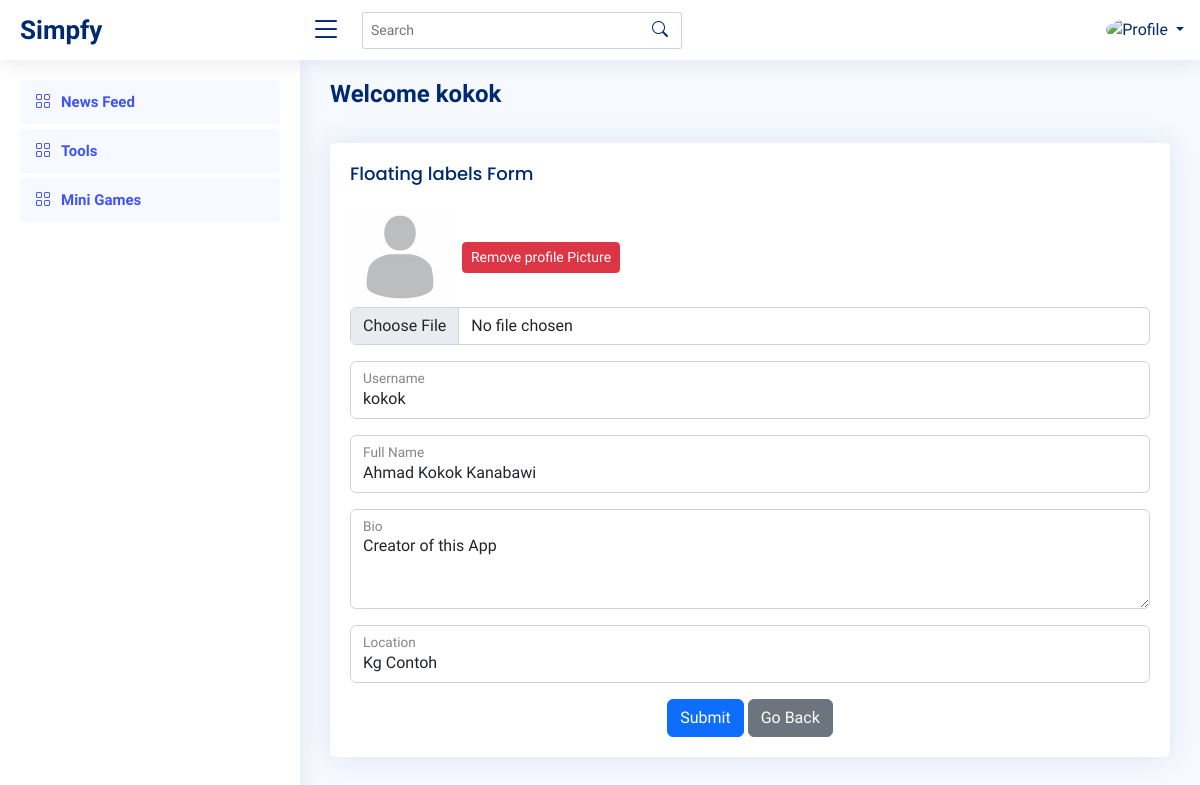
The app's page /settings (signed in) with its own data.
### prof/models.py (models this page shows, shortened)
class Profile(models.Model):
    user = models.OneToOneField(User, on_delete=models.CASCADE)
    id_user = models.IntegerField()
    image = models.ImageField(upload_to='profile_images', default='blank.png')
    fname = models.CharField(max_length=300, null=True, blank=True)
    bio = models.CharField(max_length=300, null=True, blank=True)
    location = models.CharField(max_length=300, null=True, blank=True)
    saved = models.ManyToManyField("feed.Feed", related_name="Profile", blank=True)

### prof/views.py (the view, shortened to what this page needs)
# urls.py: path('settings', views.settings, name="settings"),
@login_required(login_url='login')
def settings(request):
    user_profile = Profile.objects.get(user=request.user)
    context = {
        'user_profile' : user_profile,
    }
    return render(request, 'feed/settings.html', context)

### templates/feed/settings.html (shortened to what this page needs)
{% load static %}
{% include "../header.html" %}
  <main id="main" class="main">
    <div class="pagetitle">
      <h1>Welcome <b>{{ user_profile.user.username }}</b></h1>
    </div><br>
    <section class="section dashboard">
        <div class="card">
            <div class="card-body">
              <h5 class="card-title">Floating labels Form</h5>
              <form action="" method="POST" enctype="multipart/form-data" class="row g-3">
                <div class="col-md-12">
                  <div>
                    <img width=100 height=100 src="{{ user_profile.image.url }}"/> &nbsp;
                    <label><a href="remove/{{user_profile.id}}" class="btn btn-danger btn-sm">Remove profile Picture</a></label>
                    <input type="file" name="image" class="form-control" id="floatingName">
                  </div>
                </div>
                <div class="col-md-12">
                  <div class="form-floating">
                    <input type="text" name="fname" class="form-control" id="floatingName" value="{{ user_profile.user.username }}">
                    <label for="floatingName">Username</label>
                  </div>
                </div>
                <div class="col-md-12">
                  <div class="form-floating">
                    <input type="text" name="fname" class="form-control" id="floatingName" value="{{ user_profile.fname }}">
                    <label for="floatingName">Full Name</label>
                  </div>
                </div>
                <div class="col-12">
                  <div class="form-floating">
                    <textarea class="form-control" name="bio" id="floatingTextarea" style="height: 100px;">{{ user_profile.bio }}</textarea>
                    <label for="floatingTextarea">Bio</label>
                  </div>
                </div>
                <div class="col-md-12">
                    <div class="form-floating">
                      <input type="text" name="location" class="form-control" id="floatingName" value="{{ user_profile.location }}">
                      <label for="floatingName">Location</label>
                    </div>
                </div>
                <div class="text-center">
                  <button type="submit" class="btn btn-primary">Submit</button>
                  <a href="/profile/{{request.user.username}}" class="btn btn-secondary">Go Back</a>
                </div>
              </form>
            </div>
          </div>
    </section>
  </main>
</body>
</html>

### static/feed/css/style.css (style rules this page uses)
:root { scroll-behavior: smooth; }
body { font-family: "Open Sans", sans-serif; background: #f6f9ff; color: #444444; }
a { color: #4154f1; text-decoration: none; }
h1, h2, h3, h4, h5, h6 { font-family: "Nunito", sans-serif; }
#main { margin-top: 60px; padding: 20px 30px; transition: all 0.3s; }
.pagetitle { margin-bottom: 10px; }
.pagetitle h1 { font-size: 24px; margin-bottom: 0; font-weight: 600; color: #012970; }
.card { margin-bottom: 30px; border: none; border-radius: 5px; box-shadow: 0px 0 30px rgba(1, 41, 112, 0.1); }
.card-title { padding: 20px 0 15px 0; font-size: 18px; font-weight: 500; color: #012970; font-family: "Poppins", sans-serif; }
.card-body { padding: 0 20px 20px 20px; }
@media (min-width: 1200px) { #main, #footer { margin-left: 300px; } }

### records on screen
Profile: user.username "kokok", image (placeholder picture), fname "kokok", fname "Ahmad Kokok Kanabawi", bio "Creator of this App", location "Kg Contoh"
